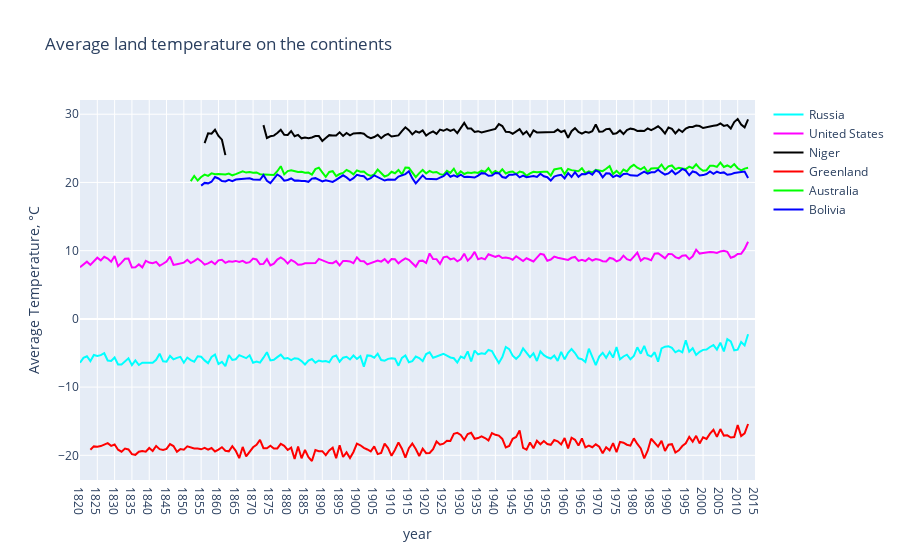

Notebook source saved alongside this figure:
### Code cell
#გადავხედოთ გარკვეულ კონტინენტებზე ტემპერატურული ცვლილებების წლიურ სქემას (თითო ქვეყანა ყველა კონტინენტზე)

continent = ['Russia', 'United States', 'Niger', 'Greenland', 'Australia', 'Bolivia']
mean_temp_year_country = [ [0] * len(years[70:]) for i in range(len(continent))]
j = 0
for country in continent:
    all_temp_country = global_temp_country_clear[global_temp_country_clear['Country'] == country]
    i = 0
    for year in years[70:]:
        mean_temp_year_country[j][i] = all_temp_country[all_temp_country['dt'].apply(
                lambda x: x[:4]) == year]['AverageTemperature'].mean()
        i +=1
    j += 1

traces = []
colors = ['rgb(0, 255, 255)', 'rgb(255, 0, 255)', 'rgb(0, 0, 0)',
          'rgb(255, 0, 0)', 'rgb(0, 255, 0)', 'rgb(0, 0, 255)']
for i in range(len(continent)):
    traces.append(go.Scatter(
        x=years[70:],
        y=mean_temp_year_country[i],
        mode='lines',
        name=continent[i],
        line=dict(color=colors[i]),
    ))

layout = go.Layout(
    xaxis=dict(title='year'),
    yaxis=dict(title='Average Temperature, °C'),
    title='Average land temperature on the continents',)

fig = go.Figure(data=traces, layout=layout)
py.iplot(fig)

### Figure 1 — Plotly figure (JSON) as saved in the notebook; plotly's stock layout.template omitted (floating-point values rounded to 4 significant figures; data arrays with more than 128 entries replaced by an {"elided": "..."} marker saying what was removed)
{"data": [{"line": {"color": "rgb(0, 255, 255)"}, "mode": "lines", "name": "Russia", "type": "scatter", "x": {"elided": "196 str values"}, "y": {"elided": "196 float values"}}, {"line": {"color": "rgb(255, 0, 255)"}, "mode": "lines", "name": "United States", "type": "scatter", "x": {"elided": "196 str values"}, "y": {"elided": "196 float values"}}, {"line": {"color": "rgb(0, 0, 0)"}, "mode": "lines", "name": "Niger", "type": "scatter", "x": {"elided": "196 str values"}, "y": {"elided": "196 float values"}}, {"line": {"color": "rgb(255, 0, 0)"}, "mode": "lines", "name": "Greenland", "type": "scatter", "x": {"elided": "196 str values"}, "y": {"elided": "196 float values"}}, {"line": {"color": "rgb(0, 255, 0)"}, "mode": "lines", "name": "Australia", "type": "scatter", "x": {"elided": "196 str values"}, "y": {"elided": "196 float values"}}, {"line": {"color": "rgb(0, 0, 255)"}, "mode": "lines", "name": "Bolivia", "type": "scatter", "x": {"elided": "196 str values"}, "y": {"elided": "196 float values"}}], "layout": {"title": {"text": "Average land temperature on the continents"}, "xaxis": {"title": {"text": "year"}}, "yaxis": {"title": {"text": "Average Temperature, °C"}}}}
